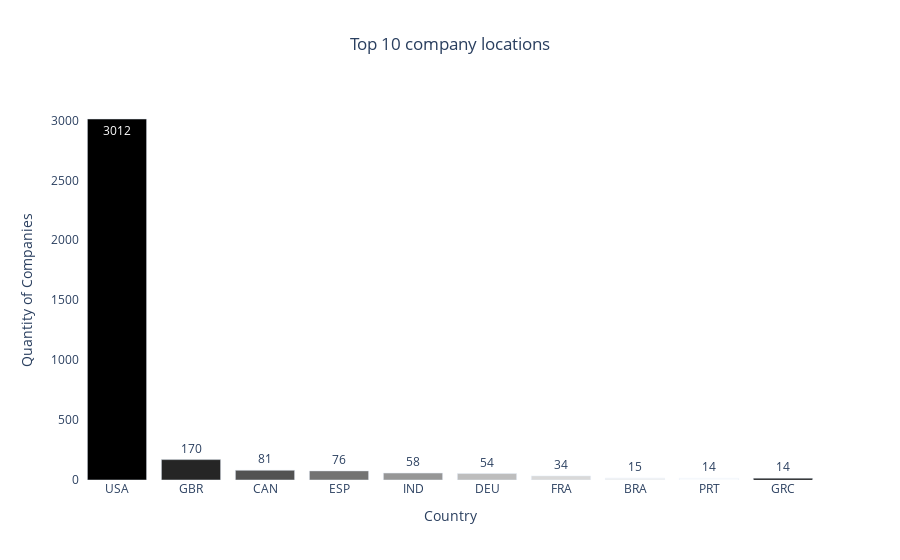

Notebook code cell kept with this figure:
### Code cell
company_location = (
    df["company_location"]
    .apply(categorize_country)
    .value_counts()
    .sort_values(ascending=False)
)[0:10]


# Criar o gráfico de barras
data = [
    go.Bar(
        x=company_location.index,
        y=company_location.values,
        marker=dict(color=list(reversed(colors.sequential.Greys))),
        text=company_location.values,
        textposition="auto",
    )
]

# Criar o layout
layout = go.Layout(
    title={"text": "Top 10 company locations", "x": 0.5},
    plot_bgcolor="white",
    paper_bgcolor="white",
    xaxis=dict(title="Country"),
    yaxis=dict(title="Quantity of Companies"),
)

# Criar a figura e plotar o gráfico de barras
fig = go.Figure(data=data, layout=layout)
fig.show()

### Figure 1 — Plotly figure (JSON) as saved in the notebook; plotly's stock layout.template omitted (floating-point values rounded to 4 significant figures)
{"data": [{"marker": {"color": ["rgb(0,0,0)", "rgb(37,37,37)", "rgb(82,82,82)", "rgb(115,115,115)", "rgb(150,150,150)", "rgb(189,189,189)", "rgb(217,217,217)", "rgb(240,240,240)", "rgb(255,255,255)"]}, "text": [3012, 170, 81, 76, 58, 54, 34, 15, 14, 14], "textposition": "auto", "type": "bar", "x": ["USA", "GBR", "CAN", "ESP", "IND", "DEU", "FRA", "BRA", "PRT", "GRC"], "y": [3012, 170, 81, 76, 58, 54, 34, 15, 14, 14]}], "layout": {"paper_bgcolor": "white", "plot_bgcolor": "white", "title": {"text": "Top 10 company locations", "x": 0.5}, "xaxis": {"title": {"text": "Country"}}, "yaxis": {"title": {"text": "Quantity of Companies"}}}}
